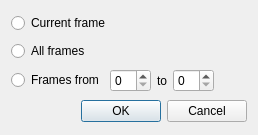
<?xml version="1.0" encoding="UTF-8"?>
<ui version="4.0">
 <class>lqSelectLidarFrameDialog</class>
 <widget class="QDialog" name="lqSelectLidarFrameDialog">
  <property name="geometry">
   <rect>
    <x>0</x>
    <y>0</y>
    <width>258</width>
    <height>135</height>
   </rect>
  </property>
  <property name="windowTitle">
   <string>Select Frame(s) to export</string>
  </property>
  <layout class="QVBoxLayout" name="verticalLayout">
   <item>
    <widget class="QRadioButton" name="CurrentFrameRadioButton">
     <property name="text">
      <string>Current frame</string>
     </property>
    </widget>
   </item>
   <item>
    <widget class="QRadioButton" name="AllFrameRadioButton">
     <property name="text">
      <string>All frames</string>
     </property>
    </widget>
   </item>
   <item>
    <layout class="QHBoxLayout" name="horizontalLayout">
     <item>
      <widget class="QRadioButton" name="FrameRangeRadioButton">
       <property name="text">
        <string>Frames from</string>
       </property>
      </widget>
     </item>
     <item>
      <widget class="QSpinBox" name="StartFrameSpinBox"/>
     </item>
     <item>
      <widget class="QLabel" name="label">
       <property name="text">
        <string>to</string>
       </property>
      </widget>
     </item>
     <item>
      <widget class="QSpinBox" name="StopFrameSpinBox"/>
     </item>
     <item>
      <spacer name="horizontalSpacer">
       <property name="orientation">
        <enum>Qt::Horizontal</enum>
       </property>
       <property name="sizeHint" stdset="0">
        <size>
         <width>40</width>
         <height>20</height>
        </size>
       </property>
      </spacer>
     </item>
    </layout>
   </item>
   <item>
    <widget class="QDialogButtonBox" name="buttonBox">
     <property name="orientation">
      <enum>Qt::Horizontal</enum>
     </property>
     <property name="standardButtons">
      <set>QDialogButtonBox::Cancel|QDialogButtonBox::Ok</set>
     </property>
    </widget>
   </item>
  </layout>
 </widget>
 <resources/>
 <connections>
  <connection>
   <sender>buttonBox</sender>
   <signal>accepted()</signal>
   <receiver>lqSelectLidarFrameDialog</receiver>
   <slot>accept()</slot>
   <hints>
    <hint type="sourcelabel">
     <x>248</x>
     <y>254</y>
    </hint>
    <hint type="destinationlabel">
     <x>157</x>
     <y>274</y>
    </hint>
   </hints>
  </connection>
  <connection>
   <sender>buttonBox</sender>
   <signal>rejected()</signal>
   <receiver>lqSelectLidarFrameDialog</receiver>
   <slot>reject()</slot>
   <hints>
    <hint type="sourcelabel">
     <x>316</x>
     <y>260</y>
    </hint>
    <hint type="destinationlabel">
     <x>286</x>
     <y>274</y>
    </hint>
   </hints>
  </connection>
 </connections>
</ui>
